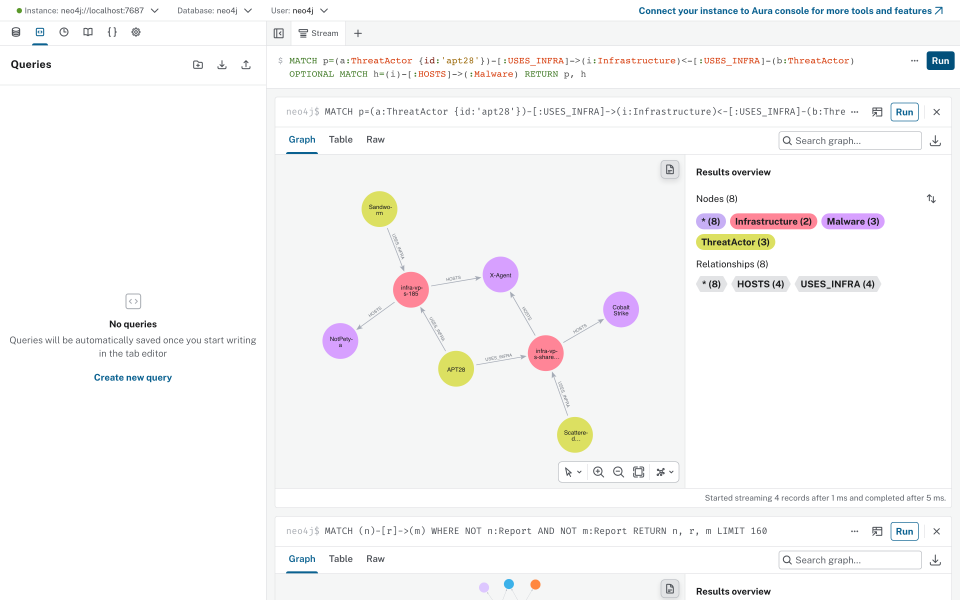
#> input picture review3/screenshots/db_neo4j_shared_infra.png, 2880 x 1800 px (shown at 1/3 size)
$ python generate_figures.py
#> lines starting #> are read from the running program, lines starting #| are printed output that depends on the picture
#!/usr/bin/env python3
"""Diagrams for the Review-III report, user manual and slides (same visual language as Review-I).

Figures carry no baked-in title or number; captions live in the documents. Drawn on a logical
1600-px-wide canvas and rendered at 2x for print.   python review3/generate_figures.py
"""
from __future__ import annotations

import math
from pathlib import Path

from PIL import Image, ImageDraw, ImageFont

OUT = Path(__file__).parent / "figures"
OUT.mkdir(exist_ok=True)
K = 2  # render scale

NAVY = (15, 42, 71)
TEAL = (14, 90, 102)
COPPER = (140, 78, 36)
GREEN = (27, 94, 64)
PURPLE = (72, 48, 107)
RED = (122, 42, 42)
BROWN = (92, 64, 44)
SLATE = (44, 62, 80)
BG = (252, 252, 251)
LINE = (40, 48, 56)
MUTED = (90, 98, 108)
WHITE = (255, 255, 255)
PALE_BLUE = (232, 239, 247)
PALE_GREEN = (236, 245, 240)
PALE_COPPER = (248, 240, 232)
PALE_RED = (248, 236, 236)
PALE_PURPLE = (241, 236, 247)


def font(size: int, bold: bool = False, mono: bool = False):
    if mono:
        paths = ["/System/Library/Fonts/Menlo.ttc", "/System/Library/Fonts/Monaco.ttf"]
    elif bold:
        paths = ["/System/Library/Fonts/Supplemental/Arial Bold.ttf", "/Library/Fonts/Arial Bold.ttf"]
    else:
        paths = ["/System/Library/Fonts/Supplemental/Arial.ttf", "/Library/Fonts/Arial.ttf"]
    for p in paths:
        try:
            return ImageFont.truetype(p, size * K)
        except OSError:
            continue
    return ImageFont.load_default()


class Canvas:
    def __init__(self, w: int, h: int):
        self.w, self.h = w, h
        self.im = Image.new("RGB", (w * K, h * K), BG)
        self.d = ImageDraw.Draw(self.im)

    @staticmethod
    def _s(xy):
        return [v * K for v in xy]

    def box(self, xy, fill=WHITE, outline=NAVY, r=10, width=2):
        self.d.rounded_rectangle(self._s(xy), radius=r * K, fill=fill, outline=outline, width=width * K)

    def card(self, xy, title, color, lines=(), size=12, title_size=13, align="left", mono=False):
        """Coloured header band + body lines (Review-I card style)."""
        x0, y0, x1, y1 = xy
        self.box(xy, WHITE, color, r=10)
        self.d.rounded_rectangle(self._s((x0, y0, x1, y0 + 34)), radius=10 * K, fill=color)
        self.d.rectangle(self._s((x0, y0 + 20, x1, y0 + 34)), fill=color)
        self.text_c((x0, y0, x1, y0 + 34), title, font(title_size, True), WHITE)
        f = font(size, mono=mono)
        y = y0 + 46
        for ln in lines:
            bold = ln.startswith("**")
            t = ln.strip("*")
            ff = font(size, True) if bold else f
            col = color if bold else LINE
            if align == "center":
                self.text_c((x0, y, x1, y + size + 6), t, ff, col)
            else:
                self.d.text(((x0 + 14) * K, y * K), t, font=ff, fill=col)
            y += size + 9

    def text(self, xy, t, fnt, fill=LINE):
        self.d.text((xy[0] * K, xy[1] * K), t, font=fnt, fill=fill)

    def text_c(self, xy, t, fnt, fill=LINE, gap=3):
        x0, y0, x1, y1 = self._s(xy)
        lines = t.split("\n")
        sizes = [self.d.textbbox((0, 0), ln, font=fnt) for ln in lines]
        hs = [b[3] - b[1] for b in sizes]
        total = sum(hs) + gap * K * (len(lines) - 1)
        y = (y0 + y1 - total) / 2 - K
        for ln, b, h in zip(lines, sizes, hs):
            self.d.text(((x0 + x1 - (b[2] - b[0])) / 2, y - b[1]), ln, font=fnt, fill=fill)
            y += h + gap * K

    def arrow(self, a, b, color=LINE, width=2, head=10, dashed=False):
        (x0, y0), (x1, y1) = a, b
        if dashed:
            n = max(1, int(math.dist(a, b) / 12))
            for i in range(0, n, 2):
                p = (x0 + (x1 - x0) * i / n, y0 + (y1 - y0) * i / n)
                q = (x0 + (x1 - x0) * min(n, i + 1) / n, y0 + (y1 - y0) * min(n, i + 1) / n)
                self.d.line(self._s((*p, *q)), fill=color, width=width * K)
        else:
            self.d.line(self._s((x0, y0, x1, y1)), fill=color, width=width * K)
        ang = math.atan2(y1 - y0, x1 - x0)
        p1 = (x1 - head * math.cos(ang - 0.42), y1 - head * math.sin(ang - 0.42))
        p2 = (x1 - head * math.cos(ang + 0.42), y1 - head * math.sin(ang + 0.42))
        self.d.polygon(self._s((x1, y1, *p1, *p2)), fill=color)

    def label(self, center, t, size=11, color=LINE, fill=WHITE):
        f = font(size, True)
        b = self.d.multiline_textbbox((0, 0), t, font=f, spacing=3 * K)
        w, h = (b[2] - b[0]) / K + 12, (b[3] - b[1]) / K + 8
        cx, cy = center
        self.d.rounded_rectangle(self._s((cx - w / 2, cy - h / 2, cx + w / 2, cy + h / 2)),
                                 radius=5 * K, fill=fill, outline=color, width=K)
        self.text_c((cx - w / 2, cy - h / 2, cx + w / 2, cy + h / 2), t, f, color)

    def save(self, name: str):
        self.im.save(OUT / name, "PNG", optimize=True)
        print("wrote", OUT / name)


def edge_point(box, toward):
    """Point where the segment from the box centre toward `toward` leaves the box."""
    x0, y0, x1, y1 = box
    cx, cy = (x0 + x1) / 2, (y0 + y1) / 2
    dx, dy = toward[0] - cx, toward[1] - cy
    if dx == dy == 0:
        return cx, cy
    tx = (x1 - x0) / 2 / abs(dx) if dx else math.inf
    ty = (y1 - y0) / 2 / abs(dy) if dy else math.inf
    t = min(tx, ty)
    return cx + dx * t, cy + dy * t


# ====================================================================== 1. architecture
def fig_architecture():
    c = Canvas(1600, 915)
    # clients
    c.box((40, 20, 1560, 170), PALE_BLUE, NAVY, 12)
    c.text((60, 32), "CLIENTS", font(13, True), NAVY)
    c.text((60, 56), "Analyst console  ·  React + Vite  ·  JWT session", font(12), NAVY)
    pages = ["GraphRAG\nconsole", "Graph\nexplorer", "Report\nbrowser", "IOC\nblocklist",
             "Semantic\nsearch", "Ingest", "Audit &\nreplay", "Operations"]
    for i, pg in enumerate(pages):
        x = 60 + i * 124
        c.box((x, 82, x + 114, 152), WHITE, NAVY, 8)
        c.text_c((x, 82, x + 114, 152), pg, font(12), NAVY)
    c.box((1080, 56, 1540, 152), WHITE, RED, 8)
    c.text_c((1080, 56, 1540, 152), "Enforcement consumers  ·  firewall, EDR, SIEM\nX-API-Key, GET only", font(12), RED)

    c.arrow((540, 170), (540, 223), NAVY)
    c.label((540, 197), "HTTPS / JSON + bearer token", 10, NAVY)
    c.arrow((1300, 152), (1300, 223), RED)
    c.label((1300, 197), "/api/enforce/*", 10, RED)

    # API / orchestration
    c.box((40, 225, 1560, 560), PALE_GREEN, GREEN, 12)
    c.text((60, 237), "API & ORCHESTRATION  ·  FastAPI (Python 3.11)", font(13, True), GREEN)
    mods = [
        ((60, 268, 540, 400), "Auth & TLP policy", GREEN,
         ["JWT sessions, PBKDF2 password hashes", "roles: analyst / lead / admin", "clearance WHITE → RED checked on every read"]),
        ((560, 268, 1040, 400), "GraphRAG orchestrator", GREEN,
         ["entity linking → 4-channel retrieval", "context pack [G#] [C#] [R:id] [I#]", "prompt budget → local LLM → grounding gate"]),
        ((1060, 268, 1540, 400), "Ingest pipeline", GREEN,
         ["STIX 2.1 bundles and free-text reports", "IOC extraction and refanging", "fan-out job log, idempotent retry"]),
        ((60, 418, 540, 545), "Audit & replay", GREEN,
         ["every answer persisted with its evidence", "replay re-verifies hops, chunks,", "documents and IOC state"]),
        ((560, 418, 1040, 545), "Health, SLOs, integrity", GREEN,
         ["per-store latency p50 / p95 / p99", "Section 8.5 cross-store integrity rules", "seed and reindex (admin)"]),
        ((1060, 418, 1540, 545), "Enforcement API", RED,
         ["reads Redis only, never falls back", "Redis down → 503 with blocked: true", "/check and /export (txt, json)"]),
    ]
    for xy, t, col, ln in mods:
        c.card(xy, t, col, ln, size=12)

    # stores + LLM
    c.box((40, 600, 1250, 900), PALE_COPPER, COPPER, 12)
    c.text((60, 612), "PERSISTENCE", font(13, True), COPPER)
    stores_ = [
        ("GRAPH · Neo4j 5", NAVY, ["threat knowledge graph", "8 labels, 12 rel. types", "**operations", "MERGE on unique ids", "1–3 hop paths with", "hub budget", "shared infra / tooling", "shortestPath"]),
        ("DOCUMENT · MongoDB 7", TEAL, ["reports, schema-on-read", "STIX bundles, users,", "audit log, ingest jobs", "**operations", "get / hydrate by _id", "multikey actor, IOC", "indexes; TLP $in filter", "replace_one (idempotent)"]),
        ("VECTOR · Qdrant 1.13", PURPLE, ["report chunks, 64-d", "cosine, HNSW m = 16", "payload: tlp, actors, date", "**operations", "filtered k-NN", "payload indexes", "upsert / delete by report", "scroll (integrity check)"]),
        ("KEY–VALUE · Redis 7", RED, ["hot IOC blocklist", "ioc:{type}:{value}", "ioc:index ZSET (expiry)", "**operations", "GET + TTL, pipelined", "SET EX per-key TTL", "ZRANGEBYSCORE hot set", "AOF persistence"]),
    ]
    xs = [60, 357, 654, 951]
    for x, (t, col, ln) in zip(xs, stores_):
        c.card((x, 645, x + 280, 885), t, col, ln, size=12)
    for x in xs[:3]:
        c.arrow((x + 140, 560), (x + 140, 643), LINE)
    c.arrow((1000, 560), (1000, 643), LINE)
    c.arrow((1180, 545), (1180, 643), RED, 3)
    c.label((1180, 588), "Redis only", 10, RED)

    c.box((1270, 600, 1560, 900), PALE_PURPLE, PURPLE, 12)
    c.text((1288, 612), "LOCAL MODEL", font(13, True), PURPLE)
    c.card((1290, 645, 1540, 885), "Ollama", PURPLE,
           ["**llama3.2:3b (default)", "llama3.1:8b (optional)", "", "no cloud API (NFR1)", "LLM down →", "retrieve-only answer", "(NFR8)"], size=12)
    c.arrow((1415, 560), (1415, 643), PURPLE)
    c.label((1415, 588), "prompt ↔ answer", 10, PURPLE)
    c.save("r3_architecture.png")


# ====================================================================== 2. GraphRAG answer path
def fig_answer_path():
    c = Canvas(1600, 900)
    c.box((40, 20, 1560, 80), NAVY, NAVY, 10)
    c.text_c((40, 20, 1560, 80), "Analyst question  →  entity linking (gazetteer, aliases, refanged IOCs)", font(14, True), WHITE)
    chans = [
        ("Qdrant", PURPLE, ["k-NN over report chunks", "TLP payload filter", "→ passages [C#]"]),
        ("Neo4j", NAVY, ["1–3 hop expansion", "stop at hubs (degree ≤ 12)", "templated UC1 / UC3 paths", "→ typed edges [G#]"]),
        ("MongoDB", TEAL, ["hydrate cited reports", "TLP check per document", "orphan chunks refused", "→ documents [R:id]"]),
        ("Redis", RED, ["GET + TTL for named IOCs", "live / expired / unknown", "never a Mongo fallback", "→ IOC state [I#]"]),
    ]
    c.text((60, 96), "Parallel retrieval  ·  all four stores, TLP-filtered at the source", font(13, True), NAVY)
    for i, (t, col, ln) in enumerate(chans):
        x = 60 + i * 375
        c.card((x, 124, x + 355, 290), t, col, ln, size=12)
        c.arrow((x + 177, 290), (x + 177 if i in (1, 2) else (680 if i == 0 else 920), 330), LINE)
    c.box((340, 332, 1260, 400), PALE_GREEN, GREEN, 10)
    c.text_c((340, 332, 1260, 400), "Context pack  ·  every item carries a citation id\nup to 60 edges, 6 chunks, 10 documents, 25 IOC states", font(13, True), GREEN)

    # two branches
    c.arrow((500, 400), (300, 450), LINE)
    c.arrow((800, 400), (800, 450), LINE)
    c.card((60, 452, 560, 600), "Full evidence", SLATE,
           ["→ evidence panel: animated hops, chunks,", "   similarity map, documents, ticking TTLs", "→ audit log (hops, chunks, docs, IOC states)", "→ replay re-verifies against the live stores"], size=12)
    c.card((640, 452, 960, 600), "Prompt budget", PURPLE,
           ["top 30 facts (no MENTIONED_IN)", "6 docs × 300 chars", "12 IOC states", "ids keep full-pack numbers"], size=12)
    c.arrow((960, 526), (1010, 526), PURPLE)
    c.card((1010, 452, 1540, 600), "Local LLM", PURPLE,
           ["system prompt: cite every sentence,", "never invent, flag commodity hubs,", "say if IOCs are live, refuse if unsupported", "output ≤ 320 tokens, model kept loaded"], size=12)
    c.arrow((1275, 600), (1275, 640), LINE)

    c.box((560, 642, 1540, 760), PALE_RED, RED, 10)
    c.text((580, 652), "Groundedness gate (NFR4)", font(13, True), RED)
    steps = ["1  normalise tags\n[G1-G4] (G20) [rpt-001]", "2  keep a sentence only if\na tag is in the pack",
             "3  coverage = kept / all", "4  refuse if coverage < 0.5"]
    for i, s in enumerate(steps):
        x = 580 + i * 240
        c.box((x, 680, x + 225, 748), WHITE, RED, 8)
        c.text_c((x, 680, x + 225, 748), s, font(11), RED)
    c.arrow((560, 700), (450, 700), GREEN, 3)
    c.label((505, 680), "pass", 11, GREEN)
    c.card((60, 640, 450, 760), "Answer", GREEN,
           ["cited sentences only", "labelled with the highest TLP", "of the documents it cites"], size=12)
    c.arrow((1050, 760), (1050, 800), COPPER)
    c.label((1110, 782), "fail", 11, COPPER)
    c.box((560, 802, 1540, 880), PALE_COPPER, COPPER, 10)
    c.text_c((560, 802, 1540, 880), "Retrieve-only fallback: deterministic sentences rendered from the evidence, gated again\n"
             "(also used when the LLM is down or disabled)  ·  if nothing survives: explicit refusal", font(12), COPPER)
    c.arrow((560, 840), (255, 762), COPPER, dashed=True)
    c.save("r3_answer_path.png")


# ====================================================================== 3. graph schema
def fig_graph_schema():
    c = Canvas(1600, 1000)
    W, H = 290, 118
    pos = {
        "ThreatActor": (300, 300, NAVY, ["id, name, aliases[]", "origin, sponsor, motivation", "8 seed actors"]),
        "Campaign": (800, 140, COPPER, ["id, name, year", "target_sector, summary", "8 seed campaigns"]),
        "Victim": (1300, 140, GREEN, ["id, name", "sector, country", "8 seed victims"]),
        "Malware": (800, 500, RED, ["id, name, family, kind", "hubs: Mimikatz (5 users),", "Cobalt Strike (4)"]),
        "Technique": (1300, 500, PURPLE, ["id = ATT&CK id (T1566)", "name, tactic", "shared across campaigns"]),
        "Infrastructure": (300, 700, TEAL, ["id, value (IP / domain)", "kind, notes", "13 seed hosts"]),
        "Indicator": (800, 860, BROWN, ["(type, value) unique", "severity", "historical: kept after TTL"]),
        "Report": (1300, 860, SLATE, ["id = MongoDB _id", "title, source, date, tlp", "12 seed reports"]),
    }
    boxes = {k: (x - W / 2, y - H / 2, x + W / 2, y + H / 2) for k, (x, y, *_r) in pos.items()}
    edges = [
        ("ThreatActor", "Campaign", "ATTRIBUTED_TO_CAMPAIGN", None),
        ("Campaign", "Victim", "TARGETS", "also ThreatActor"),
        ("ThreatActor", "Malware", "USES", None),
        ("Campaign", "Malware", "USES_MALWARE", None),
        ("Campaign", "Technique", "EMPLOYS", "also ThreatActor"),
        ("Malware", "Technique", "IMPLEMENTS", None),
        ("ThreatActor", "Infrastructure", "USES_INFRA", "also Campaign"),
        ("Infrastructure", "Malware", "HOSTS", None),
        ("Infrastructure", "Indicator", "OBSERVED_AS", None),
        ("Malware", "Indicator", "HAS_IOC", None),
        ("Malware", "Report", "MENTIONED_IN", "also ThreatActor, Campaign"),
    ]
    centre = {k: (v[0], v[1]) for k, v in pos.items()}
    for a, b, rel, note in edges:
        p = edge_point(boxes[a], centre[b])
        q = edge_point(boxes[b], centre[a])
        c.arrow(p, q, LINE, 2)
        mx, my = (p[0] + q[0]) / 2, (p[1] + q[1]) / 2
        c.label((mx, my), f"{rel}\n{note}" if note else rel, 11, LINE)
    for k, (x, y, col, ln) in pos.items():
        c.card(boxes[k], k, col, ln, size=12, align="center")
    # SHARES_UNIT self-loop on ThreatActor
    x0, y0, x1, y1 = boxes["ThreatActor"]
    c.d.arc(c._s((x0 - 70, y0 + 20, x0 + 20, y1 - 20)), 90, 270, fill=LINE, width=2 * K)
    c.arrow((x0 - 25 + 20, y0 + 22), (x0 + 2, y0 + 24), LINE)
    c.label((x0 - 70, y0 + H / 2), "SHARES_UNIT", 11, LINE)
    # notes
    c.box((40, 930 - 20, 560, 990), PALE_BLUE, NAVY, 10)
    c.text((58, 918), "Join keys across stores", font(12, True), NAVY)
    c.text((58, 940), "Report.id = MongoDB _id = Qdrant payload.report_id", font(11), LINE)
    c.text((58, 960), "Indicator (type, value) = Redis key ioc:{type}:{value}", font(11), LINE)
    c.save("r3_graph_schema.png")


# ====================================================================== 4. document + key schemas
def fig_store_schemas():
    c = Canvas(1600, 440)
    mono = True
    c.card((40, 20, 560, 420), "MongoDB  ·  reports", TEAL, [
        "**core envelope (every report)",
        '_id: "rpt-002"   ← join key', 'title, source, date', 'tlp: "GREEN"   confidence',
        'actors: ["apt29"]  campaigns: [...]', 'malware: ["sunburst", "teardrop"]',
        'iocs: ["avsvmcloud.com", ...]', "body: <narrative>",
        "**report-specific (schema-on-read)",
        'build_pipeline: { product: "Orion",', '  vector: "trojanized MSI" }',
        'mitre: ["T1195", "T1078"]', "rpt-001 → attribution {...}", "rpt-004 → ics_protocols [...]",
        "**indexes", "actors · iocs (multikey) · date · tlp",
    ], size=12, mono=False)
    c.card((600, 20, 1060, 420), "Qdrant  ·  threat_chunks", PURPLE, [
        "**point", "id: 17 (sequence in meta.chunk_seq)", "vector: float32[64], cosine",
        "**payload", "report_id: \"rpt-002\"  ← join key", "chunk_index: 0", "text: ≤ 420 chars",
        "title, source, date", "date_ts: 1612224000", 'tlp: "GREEN"', 'actors: ["apt29"]',
        "**payload indexes", "report_id, actors, tlp (keyword)", "date_ts (integer)",
        "**filters", "tlp in clearance AND actors AND date",
    ], size=12)
    c.card((1100, 20, 1560, 420), "Redis  ·  enforcement plane", RED, [
        "**hot key  (STRING, EX = TTL)", "ioc:ip:185.86.77.12", '→ {"type": "ip",', '   "severity": "high",',
        '   "actor": "apt28",', '   "campaign": "dnc-2016",', '   "published_by": "lead", ... }',
        "**expiry index  (ZSET)", "ioc:index", "member = key, score = expires_at",
        "**operations", "GET + TTL   O(1)", "SET EX + ZADD   (publish)", "ZRANGEBYSCORE  (hot set)",
        "never scanned by actor (NFR3)",
    ], size=12)
    c.save("r3_store_schemas.png")


# ====================================================================== 5. ingest fan-out
def fig_ingest():
    c = Canvas(1600, 470)
    c.card((40, 20, 330, 200), "Sources", NAVY, ["STIX 2.1 bundle (upload / JSON)", "free-text report", "role: lead or admin", "TLP from marking refs"], size=12)
    c.arrow((330, 110), (380, 110))
    c.card((380, 20, 760, 200), "Plan", GREEN, ["map SDOs / SROs to labels + edges", "merge by name or alias", "extract + refang IOCs, CVEs, T-ids", "keep report-specific fields"], size=12)
    c.arrow((760, 110), (810, 110))
    c.card((810, 20, 1150, 200), "Job log  ·  ingest_jobs", TEAL, ["one document per job", "status per step", "attempts, error, timings", "plan stored for retry"], size=12)
    steps = [("1  Neo4j", NAVY, "MERGE nodes, edges,\nReport + MENTIONED_IN"),
             ("2  MongoDB", TEAL, "replace_one report,\nstix_bundles"),
             ("3  Qdrant", PURPLE, "chunk, embed, upsert\n(needs the Report node)"),
             ("4  Redis", RED, "SET EX each IOC\n(opt-in: publish_iocs)")]
    for i, (t, col, body) in enumerate(steps):
        x = 60 + i * 380
        c.box((x, 270, x + 330, 380), WHITE, col, 10)
        c.d.rounded_rectangle(c._s((x, 270, x + 330, 302)), radius=10 * K, fill=col)
        c.d.rectangle(c._s((x, 288, x + 330, 302)), fill=col)
        c.text_c((x, 270, x + 330, 302), t, font(13, True), WHITE)
        c.text_c((x, 304, x + 330, 380), body, font(12), LINE)
        if i < 3:
            c.arrow((x + 330, 325), (x + 380, 325))
    c.arrow((980, 200), (225, 268), LINE)
    c.d.line(c._s((1530, 380, 1530, 420, 225, 420)), fill=COPPER, width=2 * K)
    c.arrow((225, 420), (225, 382), COPPER)
    c.text((560, 428), "retry resumes from the first step that did not finish  ·  every step is idempotent", font(12, True), COPPER)
    c.save("r3_ingest.png")


# ====================================================================== 6. database consoles
def fig_db_consoles():
    """2x2 composite of the four databases in their own consoles (needs capture_db_consoles.js)."""
    shots = [("db_neo4j_shared_infra.png", "Neo4j Browser  ·  graph (Cypher)", NAVY),
             ("db_mongo_document.png", "mongo-express  ·  MongoDB document", TEAL),
             ("db_redis_key.png", "Redis Commander  ·  key with live TTL", RED),
             ("db_qdrant_points.png", "Qdrant dashboard  ·  vector points + payload", PURPLE)]
    src = Path(__file__).parent / "screenshots"
    if not all((src / f).exists() for f, _, _ in shots):
        print("skip r3_db_consoles.png (run capture_db_consoles.js first)")
        return
    cw, ch, gap, band = 1440, 900, 24, 64
    im = Image.new("RGB", (2 * cw + 3 * gap, 2 * (ch + band) + 3 * gap), BG)
    d = ImageDraw.Draw(im)
    f = ImageFont.truetype("/System/Library/Fonts/Supplemental/Arial Bold.ttf", 34)
    for i, (name, title, col) in enumerate(shots):
        x = gap + (i % 2) * (cw + gap)
        y = gap + (i // 2) * (ch + band + gap)
        d.rectangle((x, y, x + cw, y + band), fill=col)
        d.text((x + 24, y + 14), title, font=f, fill=WHITE)
        shot = Image.open(src / name).convert("RGB").resize((cw, ch), Image.LANCZOS)
        im.paste(shot, (x, y + band))
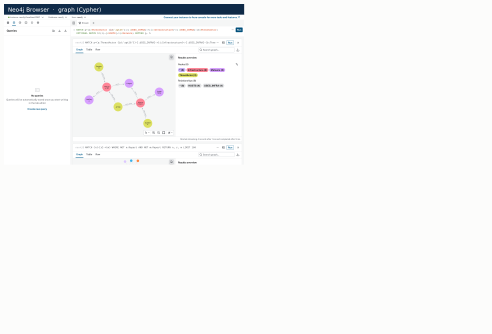
#> im: PIL image 2952x2000 RGB (shown at 1/6 size); mean R, G, B 247.5, 247.8, 247.4
        d.rectangle((x, y, x + cw, y + band + ch), outline=col, width=4)
    im.save(OUT / "r3_db_consoles.png", "PNG", optimize=True)
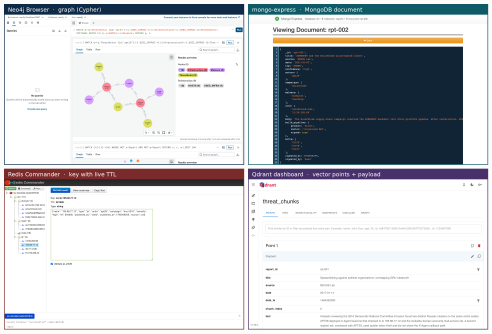
#> saved as r3_db_consoles.png: PIL image 2952x2000 RGB (shown at 1/6 size); mean R, G, B 203.3, 205.4, 208.8
    print("wrote", OUT / "r3_db_consoles.png")


if __name__ == "__main__":
    fig_db_consoles()
    fig_architecture()
#> the loop in fig_architecture, `for i, pg in enumerate(pages):` made 8 passes
#> (sizes in text_c, hs in text_c, total in text_c) on passes 1 to 8: ([(0, 5, 124, 28), (0, 5, 92, 23)], [23, 18], 47), ([(0, 5, 74, 28), (0, 5, 99, 28)], [23, 23], 52), ([(0, 5, 80, 28), (0, 5, 96, 23)], [23, 18], 47), ([(0, 5, 43, 23), (0, 5, 99, 23)], [18, 18], 42), ([(0, 5, 113, 23), (0, 5, 80, 23)], [18, 18], 42), ([(0, 5, 74, 28)], [23], 23), ([(0, 5, 89, 23), (0, 5, 75, 28)], [18, 23], 47), ([(0, 5, 132, 28)], [23], 23)
#> in label, `b = self.d.multiline_textbbox((0, 0), t, font=f, spacing=3 * K)`: b = (0, 4, 290, 23)
#> in label, `w, h = (b[2] - b[0]) / K + 12, (b[3] - b[1]) / K + 8`: w = 157; h = 17.5
#> the loop in fig_architecture, `for xy, t, col, ln in mods:` made 6 passes
#> the loop in fig_architecture, `for x, (t, col, ln) in zip(xs, stores_):` made 4 passes
#> in save, `self.im.save(OUT / name, "PNG", optimize=True)`:
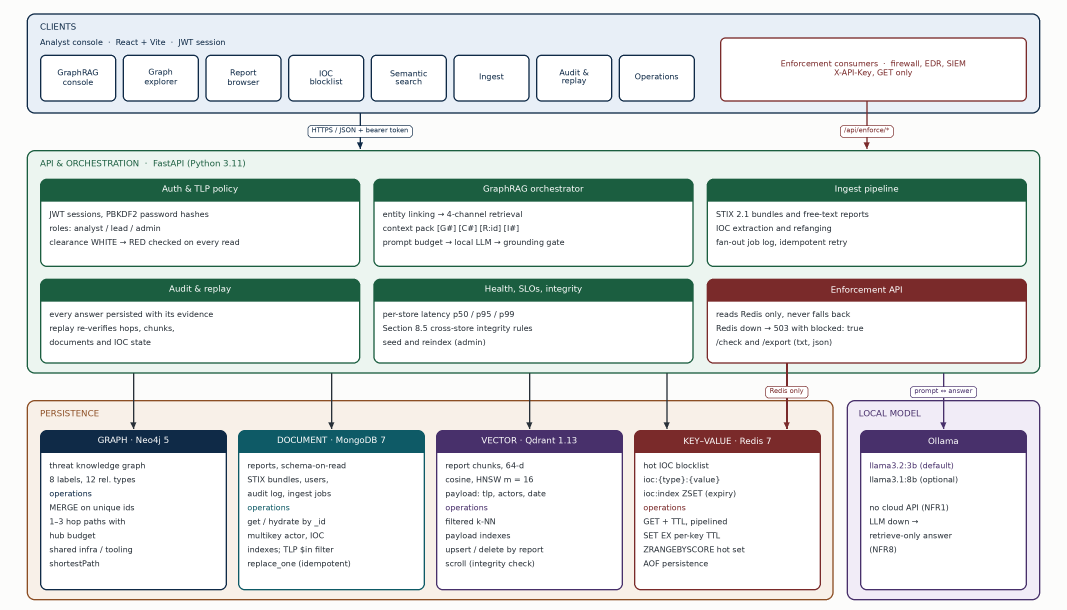
#> saved as r3_architecture.png: PIL image 3200x1830 RGB (shown at 1/3 size); mean R, G, B 220.2, 224, 223.3
    fig_answer_path()
#> (the rest of the program and of its run is left out)
